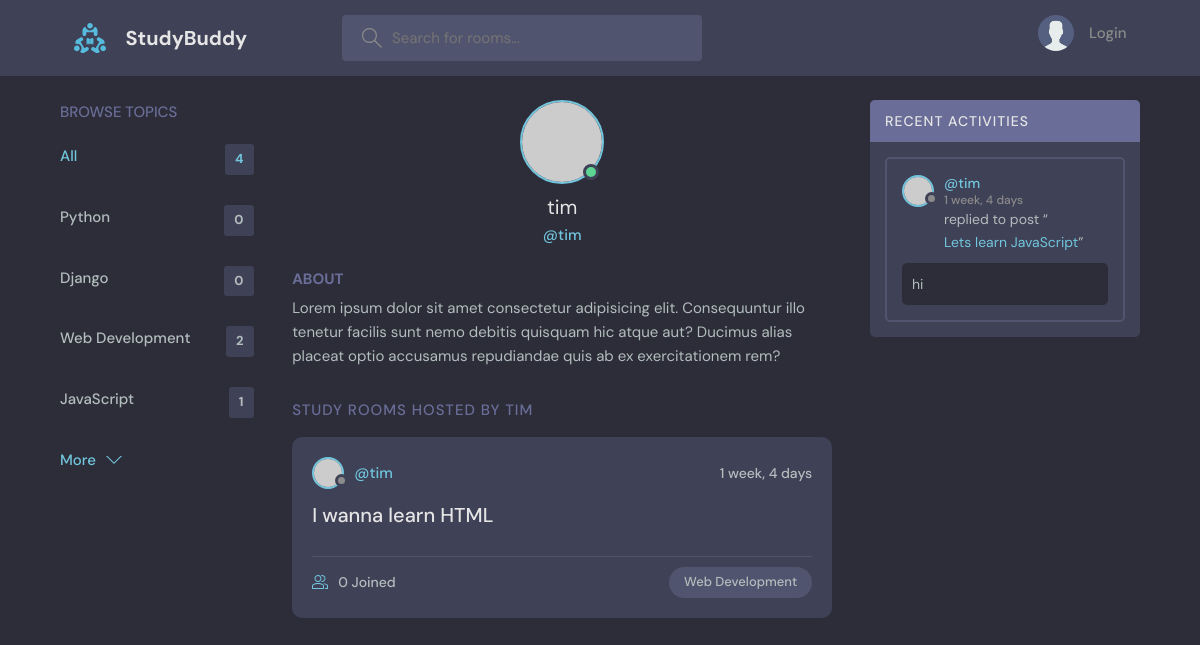
Before: /profile/2/ with the older database file.
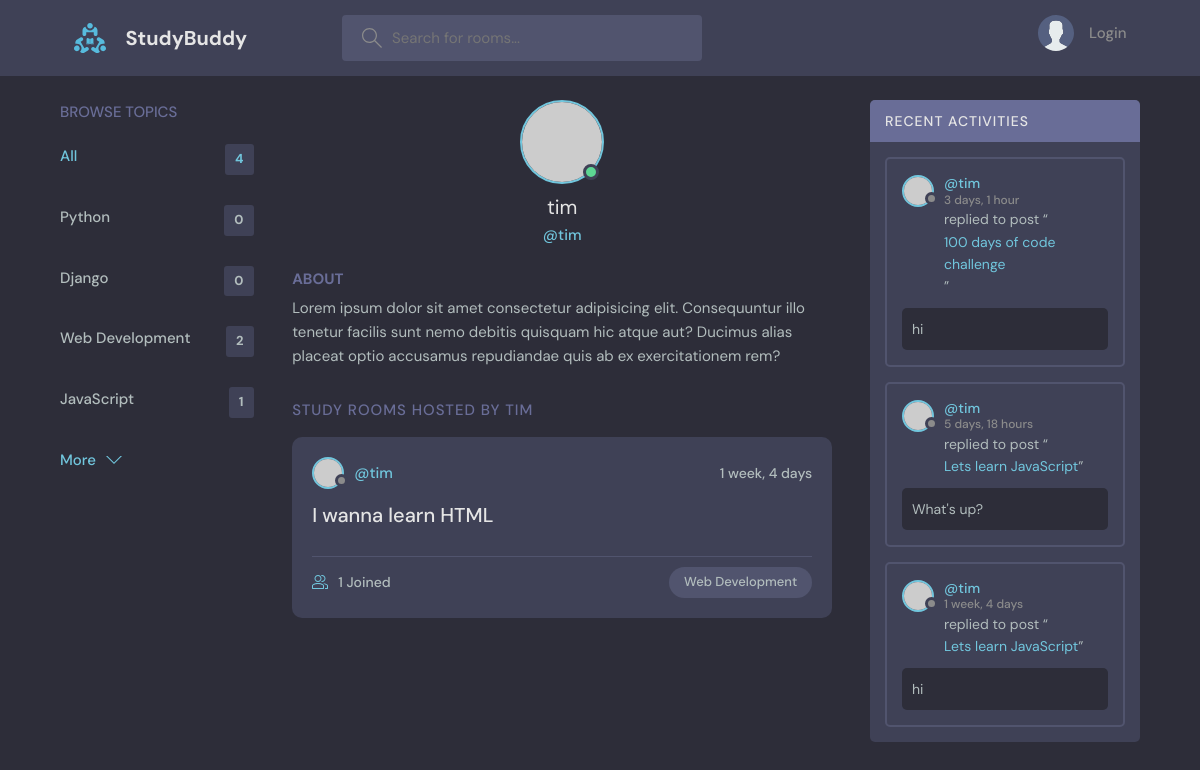
After: the same page with the newer database file.
### base/models.py (models this page shows, shortened)
class Topic(models.Model):
    name = models.CharField(max_length=200)

class Room(models.Model):
    host = models.ForeignKey(User, on_delete=models.SET_NULL, null=True)
    topic = models.ForeignKey(Topic, on_delete=models.SET_NULL, null=True)
    name = models.CharField(max_length=200)
    description = models.TextField(null=True, blank=True)
    participants = models.ManyToManyField(User, related_name='participants', blank=True)
    updated = models.DateTimeField(auto_now=True)
    created = models.DateTimeField(auto_now_add=True)
    class Meta:
        ordering = ['-updated', '-created']

class Message(models.Model):
    user = models.ForeignKey(User, on_delete=models.CASCADE)
    room = models.ForeignKey(Room, on_delete=models.CASCADE)
    body = models.TextField()
    updated = models.DateTimeField(auto_now=True)
    created = models.DateTimeField(auto_now_add=True)
    class Meta:
        ordering = ['-updated', '-created']

### base/views.py (the view)
# urls.py: path('profile/<str:pk>/', views.userProfile, name='user-profile'),
def userProfile(request, pk):
    user = User.objects.get(pk=pk)
    rooms = user.room_set.all()
    room_messages = user.message_set.all()
    topics = Topic.objects.all()
    context = {'user': user, 'rooms': rooms, 'room_messages': room_messages, 'topics': topics}
    return render(request, 'base/profile.html', context)

### base/templates/base/profile.html (shortened to what this page needs)
{% extends 'main.html' %}
{%  block content %}
  <main class="profile-page layout layout--3">
    <div class="container">
        {% include 'base/topics_component.html' %}
      <div class="roomList">
        <div class="profile">
          <div class="profile__avatar">
            <div class="avatar avatar--large active">
              <img src="https://randomuser.me/api/portraits/men/11.jpg" />
            </div>
          </div>
          <div class="profile__info">
            <h3>{{ user.username}}</h3>
            <p>@{{ user.username}}</p>
          </div>
          <div class="profile__about">
            <h3>About</h3>
            <p>
              Lorem ipsum dolor sit amet consectetur adipisicing elit. Consequuntur illo tenetur
              facilis sunt nemo debitis quisquam hic atque aut? Ducimus alias placeat optio
              accusamus repudiandae quis ab ex exercitationem rem?
            </p>
          </div>
        </div>
        <div class="roomList__header">
          <div>
            <h2>Study Rooms Hosted by {{ user.username }}</a>
            </h2>
          </div>
        </div>
            {%  include 'base/feed_component.html' %}
      </div>
        {% include 'base/activity_component.html' %}
    </div>
  </main>
{% endblock %}

### base/templates/base/topics_component.html
<div class="topics">
          <div class="topics__header">
            <h2>Browse Topics</h2>
          </div>
          <ul class="topics__list">
            <li>
              <a href="{% url 'home' %}" class="active">All <span>{{ topics.count }}</span></a>
            </li>
              {% for topic in topics %}
            <li>
              <a href="{% url 'home' %}?q={{ topic.name }}">{{ topic.name }} <span>{{ topic.room_set.all.count }}</span></a>
            </li>
              {% endfor %}
          </ul>
          <a class="btn btn--link" href="{% url 'topics' %}">
            More
            <svg version="1.1" xmlns="http://www.w3.org/2000/svg" width="32" height="32" viewBox="0 0 32 32">
              <title>chevron-down</title>
              <path d="M16 21l-13-13h-3l16 16 16-16h-3l-13 13z"></path>
            </svg>
          </a>
</div>

### base/templates/base/feed_component.html (shortened to what this page needs)
{% for room in rooms %}
    <div class="roomListRoom">
            <div class="roomListRoom__header">
              <a href="{% url 'user-profile' room.host.id %}" class="roomListRoom__author">
                <div class="avatar avatar--small">
                  <img src="https://randomuser.me/api/portraits/women/11.jpg" />
                </div>
                  <span>@{{ room.host.username }}</span>
              </a>
              <div class="roomListRoom__actions">
                <span>{{ room.created|timesince }}</span>
              </div>
            </div>
            <div class="roomListRoom__content">
              <a href="{% url 'room' room.id %}">{{ room.name}}</a>
            </div>
            <div class="roomListRoom__meta">
              <a href="{% url 'room' room.id %}" class="roomListRoom__joined">
                  {{ room.participants.all.count}} Joined
              </a>
              <p class="roomListRoom__topic">{{ room.topic.name }}</p>
            </div>
          </div>
{%  endfor %}

### base/templates/base/activity_component.html (shortened to what this page needs)
<div class="activities">
          <div class="activities__header">
            <h2>Recent Activities</h2>
          </div>
    {% for message in room_messages %}
          <div class="activities__box">
            <div class="activities__boxHeader roomListRoom__header">
              <a href="{% url 'user-profile' message.user.id %}" class="roomListRoom__author">
                <div class="avatar avatar--small">
                  <img src="https://randomuser.me/api/portraits/women/11.jpg" />
                </div>
                <p>
                    @{{message.user}}
                  <span> {{ message.created|timesince }}</span>
                </p>
              </a>
            </div>
            <div class="activities__boxContent">
              <p>replied to post “<a href="{% url 'room' message.room.id %}">{{ message.room.name}}</a>”</p>
              <div class="activities__boxRoomContent">
                {{ message.body }}
              </div>
            </div>
          </div>
    {% endfor %}
        </div>

Changed rows visible on the page:
changed Room "I wanna learn HTML": participants.all.count "0" → "1"
added Message: user "tim", created "3 days, 1 hour", room.name "100 days of code challenge", body "hi"
added Message: user "tim", created "5 days, 18 hours", room.name "Lets learn JavaScript", body "What's up?"
